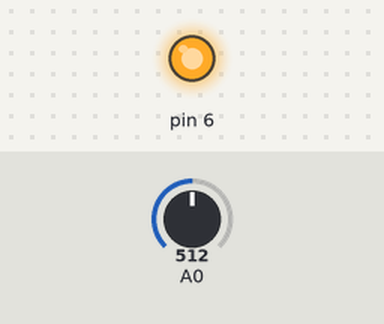
The sketch below on a simulated Arduino Uno, built with avr-gcc and run on an emulated ATmega328P. Shown: output pins drawn as LEDs (lit = HIGH). Inputs (shaded band) come from the test bench; at power-on: A0 = 512. What the sketch prints to the serial monitor is not drawn.

Above: at 0.1 s.
Timing chart, 0 to 1.6 s (numbered marks = the images above):
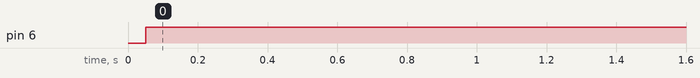

The sketch:

FiltroLDR.ino
```cpp
float Y = 0.0;//Y(0)
int PWM =0;

// Filtro media movil exponencial
//Y(0) t = 0
//S(t)=alpha*Y(t)+(1-alpha)*S(t-1)
unsigned long lastTime = 0, sampleTime = 50;
double YFilter = Y; //s(0) y(0)
double alpha = 0.1;//factor de atenuacion 0.05 ==> 0 y 1

void setup() {
   Serial.begin(9600);

}

void loop() {
  // put your main code here, to run repeatedly:
  if(millis()-lastTime >= sampleTime)
  {
       PWM = 255;
       analogWrite(6,PWM);
       Y = map(analogRead(A0),40,1023,0,100);
       Y = constrain(Y,0,100);
       YFilter = alpha*Y+(1.0-alpha)*YFilter;
       lastTime = millis();
       Serial.print(Y);
       Serial.print(',');
       Serial.println(YFilter);
  }

}
```

Measured:
- by itself, pin 6: LOW → HIGH at 0.05 s
